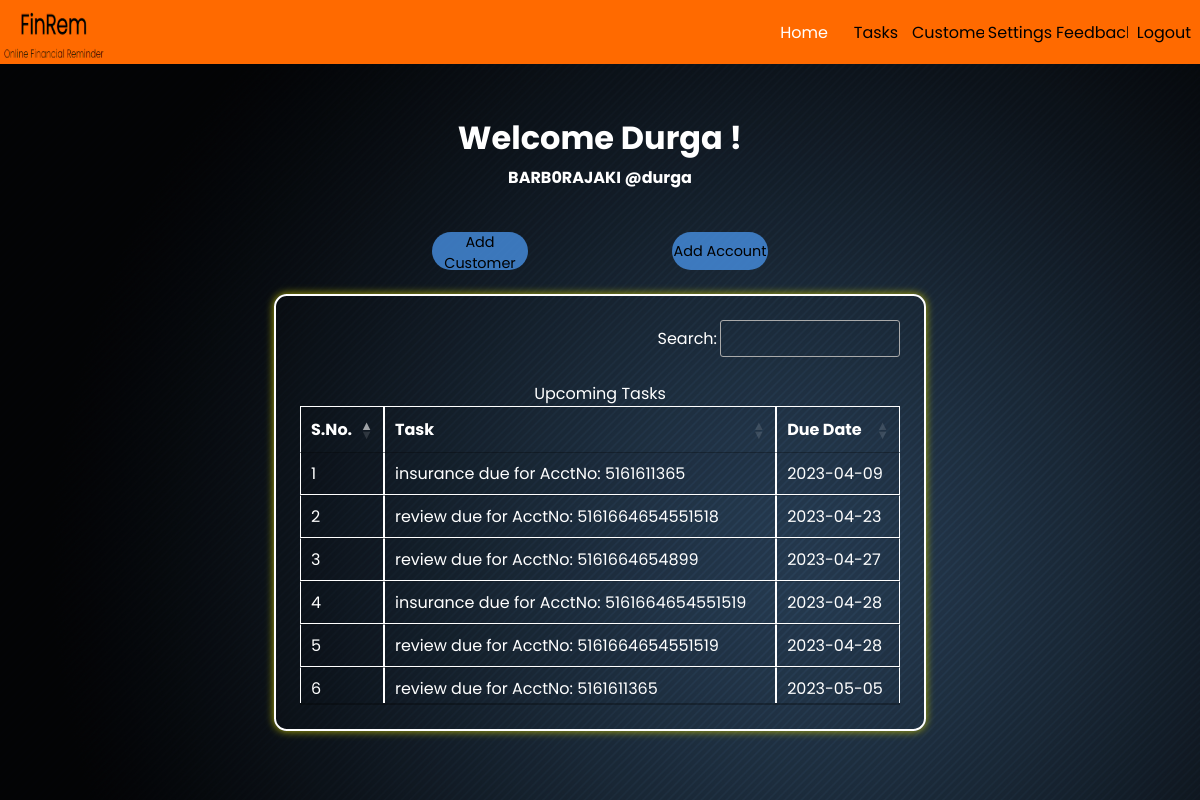
Before: /home.php (signed in) with the older database file.
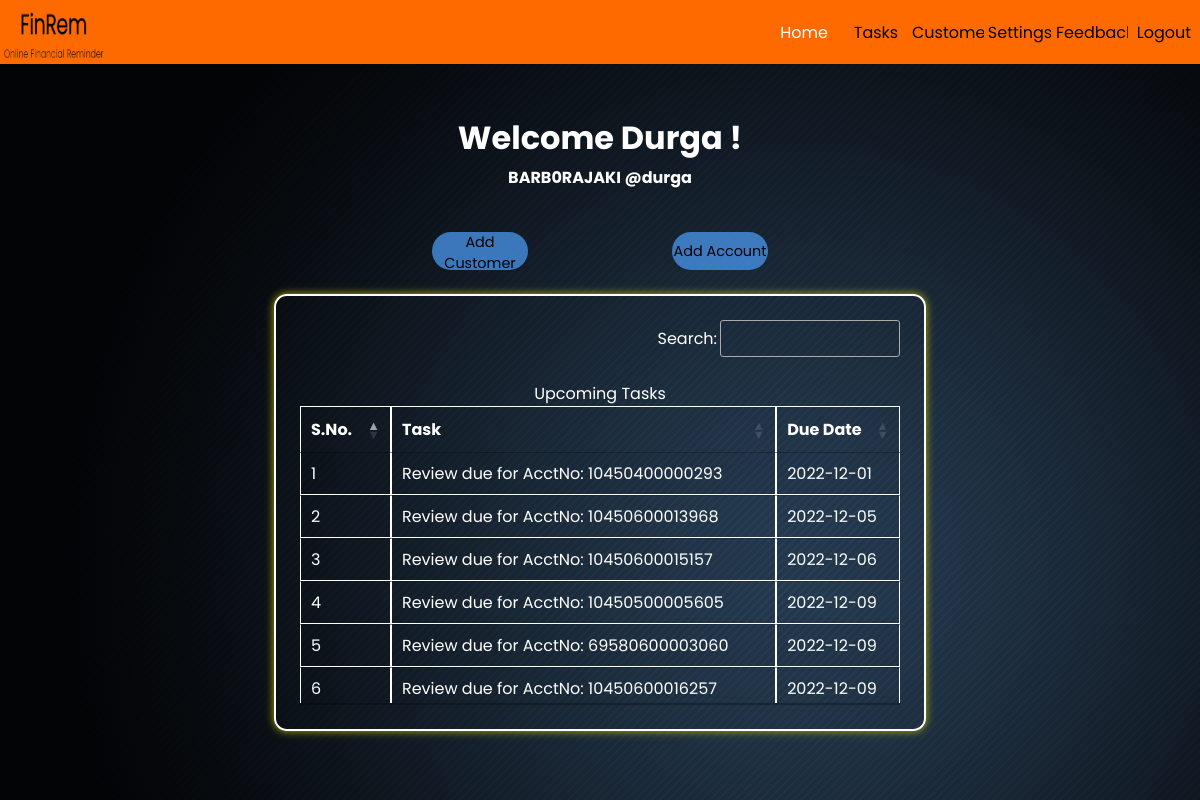
After: the same page with the newer database file.
### tables this page shows
CREATE TABLE `tasks` (
  `bank_id` varchar(20) NOT NULL,
  `cust_id` varchar(20) NOT NULL,
  `loan_acctno` varchar(20) NOT NULL,
  `task_type` varchar(20) NOT NULL,
  `task_date` date NOT NULL
);

### home.php (the view, shortened to what this page needs)
<?php
include 'partials/_session.php';
$user = $_SESSION['userid'];
$sql = "select* from users where userid='$user';";
$result = mysqli_query($conn, $sql);
$details = mysqli_fetch_assoc($result);
$name = $details["name"];
$branchid = $details["branchid"];
?>
<!DOCTYPE html>
<html lang="en">
<head>
    <link rel="stylesheet" href="https://unpkg.com/boxicons@2.1.4/css/boxicons.min.css">
    <link rel="stylesheet" href="https://cdn.datatables.net/1.13.4/css/jquery.dataTables.min.css">
    <link rel="stylesheet" href="styles/home.css">
    <link rel="stylesheet" href="partials/navbar.css">
    <link rel="stylesheet" href="partials/modal.css">
</head>
<body>
    <header>
        <nav>
            <div class="logo">
                <a href="home.php"><img src="images/logo.png" alt="logo"></a>
            </div>
            <ul class="navitems">
                <li><a href="home.php"><button class="current">Home</button></a></li>
                <li><a href="tasks.php"><button>Tasks</button></a></li>
                <li><a href="customers.php"><button>Customers</button></a></li>
                <li><a href="settings.php"><button>Settings</button></a></li>
                <li><a href="feedback.php"><button>Feedback</button></a></li>
                <li><a href="partials/_logout.php"><button>Logout</button></a></li>
            </ul>
        </nav>
    </header>
    <div class="main">
        <div class="innerHeader">
            <div class="title">
                <h1>Welcome
                    <?php echo $name . " !";
                    ?>
                </h1>
                <h4>
                    <?php
                    echo $branchid . " ";
                    echo " @" . $user;
                    ?>
                </h4>
            </div>
        </div>
        <div class="container">
            <div class="buttons">
                <div class="addCust">
                    <button id="myBtn1" class="addBtn">Add Customer</button>
                </div>
                <div class="addAccount">
                    <button id="myBtn2" class="addBtn">Add Account</button>
                </div>
            </div>
            <div class="tasks">
                <table id="tasksTable" data-page-length="6" class="display">
                    <caption>Upcoming Tasks</caption>
                    <thead>
                        <th>S.No.</th>
                        <th>Task</th>
                        <th>Due Date</th>
                    </thead>
                    <tbody>
                        <?php
                        $sql = "select * from tasks where bank_id='$branchid' order by task_date";
                        $result = mysqli_query($conn, $sql);
                        $sno = 0;
                        while ($data = mysqli_fetch_assoc($result)) {
                            $sno++;
                            $acctNo = $data["loan_acctno"];
                            $taskType = $data["task_type"];
                            $dueDate = $data["task_date"];
                            echo "
                        <tr>
                        <td>$sno</td>
                        <td>$taskType due for AcctNo: $acctNo</td>
                        <td>$dueDate</td>
                        </tr>";
                        }
                        ?>
                    </tbody>
                </table>
            </div>
        </div>
    </div>
</body>
</html>

Changed rows visible on the page:
removed tasks: task_type "insurance", loan_acctno "5161611365", task_date "2023-04-09"
removed tasks: task_type "review", loan_acctno "5161664654551518", task_date "2023-04-23"
removed tasks: task_type "review", loan_acctno "5161664654899", task_date "2023-04-27"
removed tasks: task_type "insurance", loan_acctno "5161664654551519", task_date "2023-04-28"
removed tasks: task_type "review", loan_acctno "5161664654551519", task_date "2023-04-28"
removed tasks: task_type "review", loan_acctno "5161611365", task_date "2023-05-05"
added tasks: task_type "Review", loan_acctno "10450400000293", task_date "2022-12-01"
added tasks: task_type "Review", loan_acctno "10450600013968", task_date "2022-12-05"
added tasks: task_type "Review", loan_acctno "10450600015157", task_date "2022-12-06"
added tasks: task_type "Review", loan_acctno "10450500005605", task_date "2022-12-09"
added tasks: task_type "Review", loan_acctno "69580600003060", task_date "2022-12-09"
added tasks: task_type "Review", loan_acctno "10450600016257", task_date "2022-12-09"
